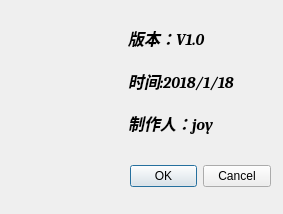
<?xml version="1.0" encoding="UTF-8"?>
<ui version="4.0">
 <class>about</class>
 <widget class="QDialog" name="about">
  <property name="geometry">
   <rect>
    <x>0</x>
    <y>0</y>
    <width>283</width>
    <height>214</height>
   </rect>
  </property>
  <property name="windowTitle">
   <string>About...</string>
  </property>
  <widget class="QDialogButtonBox" name="buttonBox">
   <property name="geometry">
    <rect>
     <x>130</x>
     <y>160</y>
     <width>141</width>
     <height>32</height>
    </rect>
   </property>
   <property name="orientation">
    <enum>Qt::Horizontal</enum>
   </property>
   <property name="standardButtons">
    <set>QDialogButtonBox::Cancel|QDialogButtonBox::Ok</set>
   </property>
  </widget>
  <widget class="QLabel" name="label">
   <property name="geometry">
    <rect>
     <x>20</x>
     <y>100</y>
     <width>101</width>
     <height>121</height>
    </rect>
   </property>
   <property name="text">
    <string/>
   </property>
   <property name="pixmap">
    <pixmap resource="uarticon.qrc">:/new/prefix1/Resources/6_96px_1168279net.png</pixmap>
   </property>
   <property name="scaledContents">
    <bool>false</bool>
   </property>
  </widget>
  <widget class="QWidget" name="layoutWidget">
   <property name="geometry">
    <rect>
     <x>128</x>
     <y>20</y>
     <width>141</width>
     <height>121</height>
    </rect>
   </property>
   <layout class="QVBoxLayout" name="verticalLayout">
    <item>
     <widget class="QLabel" name="label_2">
      <property name="font">
       <font>
        <family>Cambria</family>
        <pointsize>12</pointsize>
        <weight>75</weight>
        <italic>true</italic>
        <bold>true</bold>
       </font>
      </property>
      <property name="text">
       <string>版本：V1.0</string>
      </property>
     </widget>
    </item>
    <item>
     <widget class="QLabel" name="label_3">
      <property name="font">
       <font>
        <family>Cambria</family>
        <pointsize>12</pointsize>
        <weight>75</weight>
        <italic>true</italic>
        <bold>true</bold>
       </font>
      </property>
      <property name="text">
       <string>时间:2018/1/18</string>
      </property>
     </widget>
    </item>
    <item>
     <widget class="QLabel" name="label_4">
      <property name="font">
       <font>
        <family>Cambria</family>
        <pointsize>12</pointsize>
        <weight>75</weight>
        <italic>true</italic>
        <bold>true</bold>
       </font>
      </property>
      <property name="text">
       <string>制作人：joy</string>
      </property>
     </widget>
    </item>
   </layout>
  </widget>
  <widget class="QLabel" name="label_5">
   <property name="geometry">
    <rect>
     <x>20</x>
     <y>0</y>
     <width>101</width>
     <height>111</height>
    </rect>
   </property>
   <property name="text">
    <string/>
   </property>
   <property name="pixmap">
    <pixmap resource="uarticon.qrc">:/new/prefix1/Resources/erweima.png</pixmap>
   </property>
  </widget>
 </widget>
 <resources>
  <include location="uarticon.qrc"/>
 </resources>
 <connections>
  <connection>
   <sender>buttonBox</sender>
   <signal>accepted()</signal>
   <receiver>about</receiver>
   <slot>accept()</slot>
   <hints>
    <hint type="sourcelabel">
     <x>248</x>
     <y>254</y>
    </hint>
    <hint type="destinationlabel">
     <x>157</x>
     <y>274</y>
    </hint>
   </hints>
  </connection>
  <connection>
   <sender>buttonBox</sender>
   <signal>rejected()</signal>
   <receiver>about</receiver>
   <slot>reject()</slot>
   <hints>
    <hint type="sourcelabel">
     <x>316</x>
     <y>260</y>
    </hint>
    <hint type="destinationlabel">
     <x>286</x>
     <y>274</y>
    </hint>
   </hints>
  </connection>
 </connections>
</ui>
